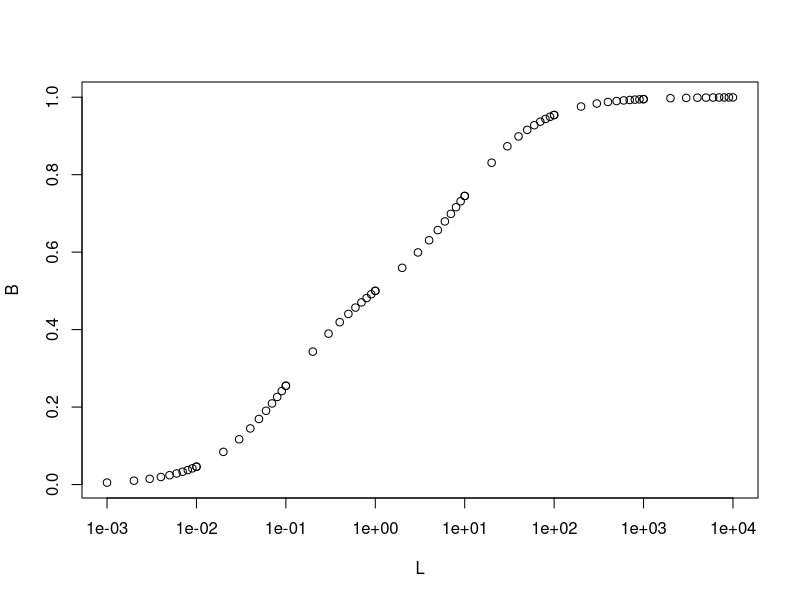

Source code (R):
# Simulates binding isotherm with Adair equation

# Define binding constants

k1 <- 0.1

k2 <- 10 

# Generate free ligand concentrations

L <- c(1:10 %o% 10^(-3:3))  # Outer product of (1,2..10) and (0.001,0.01..1000)

# Generate bound fraction values

B <- (1/2)*(((k1*L)/(1 + (k1*L))) + ((k2*L)/(1 + (k2*L))))

# Plot results

plot(L,B,log="x")

# Compute binding intervale

sat90_ind <- min(which(abs(B-0.9)==min(abs(B-0.9))))

sat10_ind <- min(which(abs(B-0.1)==min(abs(B-0.1))))

bind_int <- (log10(L[sat90_ind]) - log10(L[sat10_ind]))

print(sprintf("The binding interval is %f log units", bind_int))

print("Thanks!")
